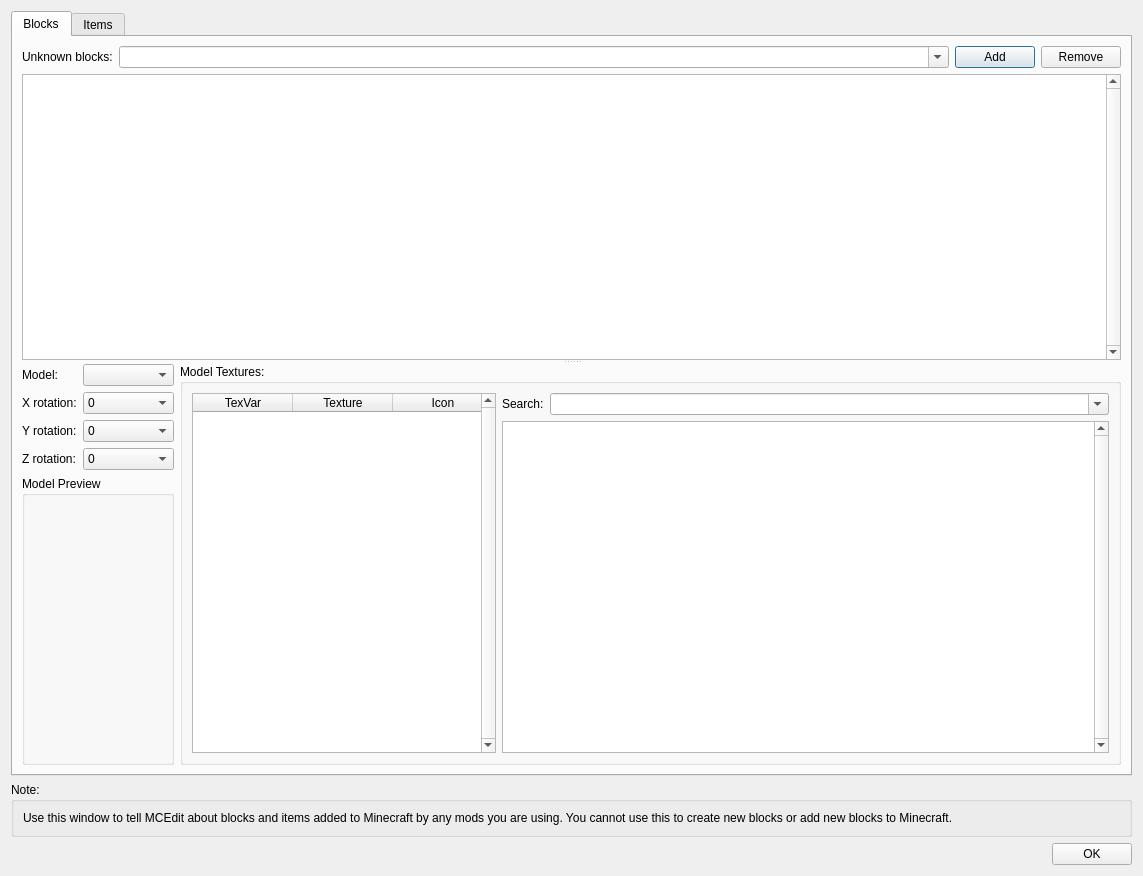
<?xml version="1.0" encoding="UTF-8"?>
<ui version="4.0">
 <class>Dialog</class>
 <widget class="QDialog" name="Dialog">
  <property name="windowModality">
   <enum>Qt::WindowModal</enum>
  </property>
  <property name="geometry">
   <rect>
    <x>0</x>
    <y>0</y>
    <width>1143</width>
    <height>876</height>
   </rect>
  </property>
  <property name="windowTitle">
   <string>Configure Blocks/Items</string>
  </property>
  <layout class="QVBoxLayout" name="verticalLayout">
   <item>
    <widget class="QTabWidget" name="tabWidget">
     <property name="currentIndex">
      <number>0</number>
     </property>
     <widget class="QWidget" name="blocksTab">
      <attribute name="title">
       <string>Blocks</string>
      </attribute>
      <layout class="QHBoxLayout" name="horizontalLayout_10">
       <item>
        <widget class="QSplitter" name="splitter">
         <property name="orientation">
          <enum>Qt::Vertical</enum>
         </property>
         <property name="childrenCollapsible">
          <bool>false</bool>
         </property>
         <widget class="QWidget" name="">
          <layout class="QVBoxLayout" name="verticalLayout_2">
           <item>
            <layout class="QHBoxLayout" name="horizontalLayout_2">
             <item>
              <widget class="QLabel" name="label">
               <property name="text">
                <string>Unknown blocks:</string>
               </property>
              </widget>
             </item>
             <item>
              <widget class="QComboBox" name="internalNameBox">
               <property name="sizePolicy">
                <sizepolicy hsizetype="Expanding" vsizetype="Fixed">
                 <horstretch>0</horstretch>
                 <verstretch>0</verstretch>
                </sizepolicy>
               </property>
               <property name="editable">
                <bool>true</bool>
               </property>
              </widget>
             </item>
             <item>
              <widget class="QPushButton" name="addBlockButton">
               <property name="text">
                <string>Add</string>
               </property>
              </widget>
             </item>
             <item>
              <widget class="QPushButton" name="removeBlockButton">
               <property name="text">
                <string>Remove</string>
               </property>
              </widget>
             </item>
            </layout>
           </item>
           <item>
            <widget class="QTreeView" name="blocksView">
             <property name="verticalScrollBarPolicy">
              <enum>Qt::ScrollBarAlwaysOn</enum>
             </property>
            </widget>
           </item>
          </layout>
         </widget>
         <widget class="QWidget" name="">
          <layout class="QHBoxLayout" name="horizontalLayout_7">
           <item>
            <layout class="QFormLayout" name="formLayout">
             <property name="fieldGrowthPolicy">
              <enum>QFormLayout::AllNonFixedFieldsGrow</enum>
             </property>
             <item row="0" column="0">
              <widget class="QLabel" name="label_2">
               <property name="text">
                <string>Model:</string>
               </property>
              </widget>
             </item>
             <item row="0" column="1">
              <widget class="QComboBox" name="modelNameBox">
               <property name="editable">
                <bool>false</bool>
               </property>
               <property name="insertPolicy">
                <enum>QComboBox::NoInsert</enum>
               </property>
              </widget>
             </item>
             <item row="1" column="0">
              <widget class="QLabel" name="label_3">
               <property name="text">
                <string>X rotation:</string>
               </property>
              </widget>
             </item>
             <item row="1" column="1">
              <widget class="QComboBox" name="xRotationBox">
               <item>
                <property name="text">
                 <string>0</string>
                </property>
               </item>
               <item>
                <property name="text">
                 <string>90</string>
                </property>
               </item>
               <item>
                <property name="text">
                 <string>180</string>
                </property>
               </item>
               <item>
                <property name="text">
                 <string>270</string>
                </property>
               </item>
              </widget>
             </item>
             <item row="2" column="0">
              <widget class="QLabel" name="label_4">
               <property name="text">
                <string>Y rotation:</string>
               </property>
              </widget>
             </item>
             <item row="2" column="1">
              <widget class="QComboBox" name="yRotationBox">
               <item>
                <property name="text">
                 <string>0</string>
                </property>
               </item>
               <item>
                <property name="text">
                 <string>90</string>
                </property>
               </item>
               <item>
                <property name="text">
                 <string>180</string>
                </property>
               </item>
               <item>
                <property name="text">
                 <string>270</string>
                </property>
               </item>
              </widget>
             </item>
             <item row="3" column="0">
              <widget class="QLabel" name="label_5">
               <property name="text">
                <string>Z rotation:</string>
               </property>
              </widget>
             </item>
             <item row="3" column="1">
              <widget class="QComboBox" name="zRotationBox">
               <item>
                <property name="text">
                 <string>0</string>
                </property>
               </item>
               <item>
                <property name="text">
                 <string>90</string>
                </property>
               </item>
               <item>
                <property name="text">
                 <string>180</string>
                </property>
               </item>
               <item>
                <property name="text">
                 <string>270</string>
                </property>
               </item>
              </widget>
             </item>
             <item row="4" column="0" colspan="2">
              <widget class="QGroupBox" name="groupBox_3">
               <property name="sizePolicy">
                <sizepolicy hsizetype="Preferred" vsizetype="Expanding">
                 <horstretch>0</horstretch>
                 <verstretch>1</verstretch>
                </sizepolicy>
               </property>
               <property name="title">
                <string>Model Preview</string>
               </property>
               <layout class="QHBoxLayout" name="horizontalLayout_6">
                <item>
                 <widget class="QWidget" name="modelPreviewWidget" native="true">
                  <property name="minimumSize">
                   <size>
                    <width>128</width>
                    <height>128</height>
                   </size>
                  </property>
                 </widget>
                </item>
               </layout>
              </widget>
             </item>
            </layout>
           </item>
           <item>
            <widget class="QGroupBox" name="groupBox">
             <property name="title">
              <string>Model Textures:</string>
             </property>
             <layout class="QHBoxLayout" name="horizontalLayout_9" stretch="1,2">
              <item>
               <widget class="QTableWidget" name="modelTexturesTable">
                <property name="verticalScrollBarPolicy">
                 <enum>Qt::ScrollBarAlwaysOn</enum>
                </property>
                <property name="horizontalScrollBarPolicy">
                 <enum>Qt::ScrollBarAlwaysOff</enum>
                </property>
                <property name="selectionMode">
                 <enum>QAbstractItemView::SingleSelection</enum>
                </property>
                <property name="selectionBehavior">
                 <enum>QAbstractItemView::SelectRows</enum>
                </property>
                <attribute name="horizontalHeaderHighlightSections">
                 <bool>false</bool>
                </attribute>
                <attribute name="verticalHeaderVisible">
                 <bool>false</bool>
                </attribute>
                <column>
                 <property name="text">
                  <string>TexVar</string>
                 </property>
                </column>
                <column>
                 <property name="text">
                  <string>Texture</string>
                 </property>
                </column>
                <column>
                 <property name="text">
                  <string>Icon</string>
                 </property>
                </column>
               </widget>
              </item>
              <item>
               <layout class="QVBoxLayout" name="verticalLayout_3">
                <item>
                 <layout class="QHBoxLayout" name="horizontalLayout_3">
                  <item>
                   <widget class="QLabel" name="label_11">
                    <property name="text">
                     <string>Search:</string>
                    </property>
                   </widget>
                  </item>
                  <item>
                   <widget class="QComboBox" name="textureSearchBox">
                    <property name="sizePolicy">
                     <sizepolicy hsizetype="Expanding" vsizetype="Fixed">
                      <horstretch>0</horstretch>
                      <verstretch>0</verstretch>
                     </sizepolicy>
                    </property>
                    <property name="editable">
                     <bool>true</bool>
                    </property>
                    <property name="insertPolicy">
                     <enum>QComboBox::NoInsert</enum>
                    </property>
                   </widget>
                  </item>
                 </layout>
                </item>
                <item>
                 <widget class="QListView" name="textureList">
                  <property name="font">
                   <font>
                    <pointsize>8</pointsize>
                   </font>
                  </property>
                  <property name="verticalScrollBarPolicy">
                   <enum>Qt::ScrollBarAlwaysOn</enum>
                  </property>
                  <property name="horizontalScrollBarPolicy">
                   <enum>Qt::ScrollBarAlwaysOff</enum>
                  </property>
                  <property name="iconSize">
                   <size>
                    <width>48</width>
                    <height>48</height>
                   </size>
                  </property>
                  <property name="movement">
                   <enum>QListView::Static</enum>
                  </property>
                  <property name="resizeMode">
                   <enum>QListView::Adjust</enum>
                  </property>
                  <property name="gridSize">
                   <size>
                    <width>100</width>
                    <height>64</height>
                   </size>
                  </property>
                  <property name="viewMode">
                   <enum>QListView::IconMode</enum>
                  </property>
                  <property name="uniformItemSizes">
                   <bool>true</bool>
                  </property>
                 </widget>
                </item>
               </layout>
              </item>
             </layout>
            </widget>
           </item>
          </layout>
         </widget>
        </widget>
       </item>
      </layout>
     </widget>
     <widget class="QWidget" name="itemsTab">
      <attribute name="title">
       <string>Items</string>
      </attribute>
     </widget>
    </widget>
   </item>
   <item>
    <widget class="QGroupBox" name="groupBox_6">
     <property name="title">
      <string>Note:</string>
     </property>
     <layout class="QVBoxLayout" name="verticalLayout_6">
      <item>
       <widget class="QLabel" name="label_18">
        <property name="text">
         <string>Use this window to tell MCEdit about blocks and items added to Minecraft by any mods you are using. You cannot use this to create new blocks or add new blocks to Minecraft.</string>
        </property>
       </widget>
      </item>
     </layout>
    </widget>
   </item>
   <item>
    <layout class="QHBoxLayout" name="horizontalLayout">
     <item>
      <spacer name="horizontalSpacer">
       <property name="orientation">
        <enum>Qt::Horizontal</enum>
       </property>
       <property name="sizeHint" stdset="0">
        <size>
         <width>40</width>
         <height>20</height>
        </size>
       </property>
      </spacer>
     </item>
     <item>
      <widget class="QPushButton" name="okButton">
       <property name="text">
        <string>OK</string>
       </property>
      </widget>
     </item>
    </layout>
   </item>
  </layout>
 </widget>
 <resources/>
 <connections/>
</ui>
